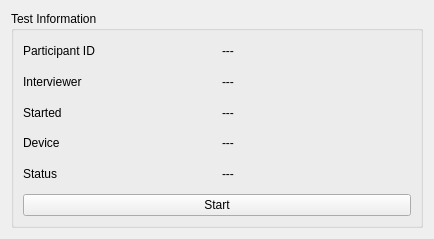
<?xml version="1.0" encoding="UTF-8"?>
<ui version="4.0">
 <class>TestInfoWidget</class>
 <widget class="QWidget" name="TestInfoWidget">
  <property name="geometry">
   <rect>
    <x>0</x>
    <y>0</y>
    <width>434</width>
    <height>239</height>
   </rect>
  </property>
  <property name="sizePolicy">
   <sizepolicy hsizetype="Expanding" vsizetype="Expanding">
    <horstretch>0</horstretch>
    <verstretch>0</verstretch>
   </sizepolicy>
  </property>
  <property name="windowTitle">
   <string>Form</string>
  </property>
  <layout class="QVBoxLayout" name="verticalLayout">
   <item>
    <widget class="QGroupBox" name="groupBox">
     <property name="sizePolicy">
      <sizepolicy hsizetype="Minimum" vsizetype="Minimum">
       <horstretch>0</horstretch>
       <verstretch>0</verstretch>
      </sizepolicy>
     </property>
     <property name="title">
      <string>Test Information</string>
     </property>
     <layout class="QVBoxLayout" name="verticalLayout_2">
      <property name="spacing">
       <number>9</number>
      </property>
      <item>
       <layout class="QHBoxLayout" name="barcode">
        <property name="sizeConstraint">
         <enum>QLayout::SizeConstraint::SetMinimumSize</enum>
        </property>
        <property name="leftMargin">
         <number>0</number>
        </property>
        <item>
         <widget class="QLabel" name="barcodeLabel">
          <property name="sizePolicy">
           <sizepolicy hsizetype="Preferred" vsizetype="Minimum">
            <horstretch>0</horstretch>
            <verstretch>0</verstretch>
           </sizepolicy>
          </property>
          <property name="text">
           <string>Participant ID</string>
          </property>
          <property name="margin">
           <number>4</number>
          </property>
         </widget>
        </item>
        <item>
         <widget class="QLabel" name="barcodeValue">
          <property name="sizePolicy">
           <sizepolicy hsizetype="Preferred" vsizetype="Minimum">
            <horstretch>0</horstretch>
            <verstretch>0</verstretch>
           </sizepolicy>
          </property>
          <property name="text">
           <string>---</string>
          </property>
          <property name="alignment">
           <set>Qt::AlignmentFlag::AlignLeading|Qt::AlignmentFlag::AlignLeft|Qt::AlignmentFlag::AlignVCenter</set>
          </property>
          <property name="margin">
           <number>4</number>
          </property>
         </widget>
        </item>
       </layout>
      </item>
      <item>
       <layout class="QHBoxLayout" name="interviewer">
        <property name="sizeConstraint">
         <enum>QLayout::SizeConstraint::SetMinimumSize</enum>
        </property>
        <item>
         <widget class="QLabel" name="interviewerLabel">
          <property name="sizePolicy">
           <sizepolicy hsizetype="Preferred" vsizetype="Minimum">
            <horstretch>0</horstretch>
            <verstretch>0</verstretch>
           </sizepolicy>
          </property>
          <property name="text">
           <string>Interviewer</string>
          </property>
          <property name="margin">
           <number>4</number>
          </property>
         </widget>
        </item>
        <item>
         <widget class="QLabel" name="interviewerValue">
          <property name="sizePolicy">
           <sizepolicy hsizetype="Preferred" vsizetype="Minimum">
            <horstretch>0</horstretch>
            <verstretch>0</verstretch>
           </sizepolicy>
          </property>
          <property name="text">
           <string>---</string>
          </property>
          <property name="alignment">
           <set>Qt::AlignmentFlag::AlignLeading|Qt::AlignmentFlag::AlignLeft|Qt::AlignmentFlag::AlignVCenter</set>
          </property>
          <property name="margin">
           <number>4</number>
          </property>
         </widget>
        </item>
       </layout>
      </item>
      <item>
       <layout class="QHBoxLayout" name="horizontalLayout">
        <item>
         <widget class="QLabel" name="startedLabel">
          <property name="text">
           <string>Started</string>
          </property>
          <property name="margin">
           <number>4</number>
          </property>
         </widget>
        </item>
        <item>
         <widget class="QLabel" name="startedValue">
          <property name="text">
           <string>---</string>
          </property>
          <property name="margin">
           <number>4</number>
          </property>
         </widget>
        </item>
       </layout>
      </item>
      <item>
       <layout class="QHBoxLayout" name="deviceStatus">
        <property name="sizeConstraint">
         <enum>QLayout::SizeConstraint::SetMinimumSize</enum>
        </property>
        <item>
         <widget class="QLabel" name="deviceStatusLabel">
          <property name="sizePolicy">
           <sizepolicy hsizetype="Preferred" vsizetype="Minimum">
            <horstretch>0</horstretch>
            <verstretch>0</verstretch>
           </sizepolicy>
          </property>
          <property name="text">
           <string>Device</string>
          </property>
          <property name="margin">
           <number>4</number>
          </property>
         </widget>
        </item>
        <item>
         <widget class="QLabel" name="deviceStatusValue">
          <property name="sizePolicy">
           <sizepolicy hsizetype="Preferred" vsizetype="Minimum">
            <horstretch>0</horstretch>
            <verstretch>0</verstretch>
           </sizepolicy>
          </property>
          <property name="text">
           <string>---</string>
          </property>
          <property name="alignment">
           <set>Qt::AlignmentFlag::AlignLeading|Qt::AlignmentFlag::AlignLeft|Qt::AlignmentFlag::AlignVCenter</set>
          </property>
          <property name="margin">
           <number>4</number>
          </property>
         </widget>
        </item>
       </layout>
      </item>
      <item>
       <layout class="QHBoxLayout" name="horizontalLayout_2">
        <item>
         <widget class="QLabel" name="statusLabel">
          <property name="text">
           <string>Status</string>
          </property>
          <property name="margin">
           <number>4</number>
          </property>
         </widget>
        </item>
        <item>
         <widget class="QLabel" name="statusValue">
          <property name="text">
           <string>---</string>
          </property>
          <property name="margin">
           <number>4</number>
          </property>
         </widget>
        </item>
       </layout>
      </item>
      <item>
       <widget class="QPushButton" name="startButton">
        <property name="text">
         <string>Start</string>
        </property>
       </widget>
      </item>
     </layout>
    </widget>
   </item>
  </layout>
 </widget>
 <resources/>
 <connections/>
</ui>
